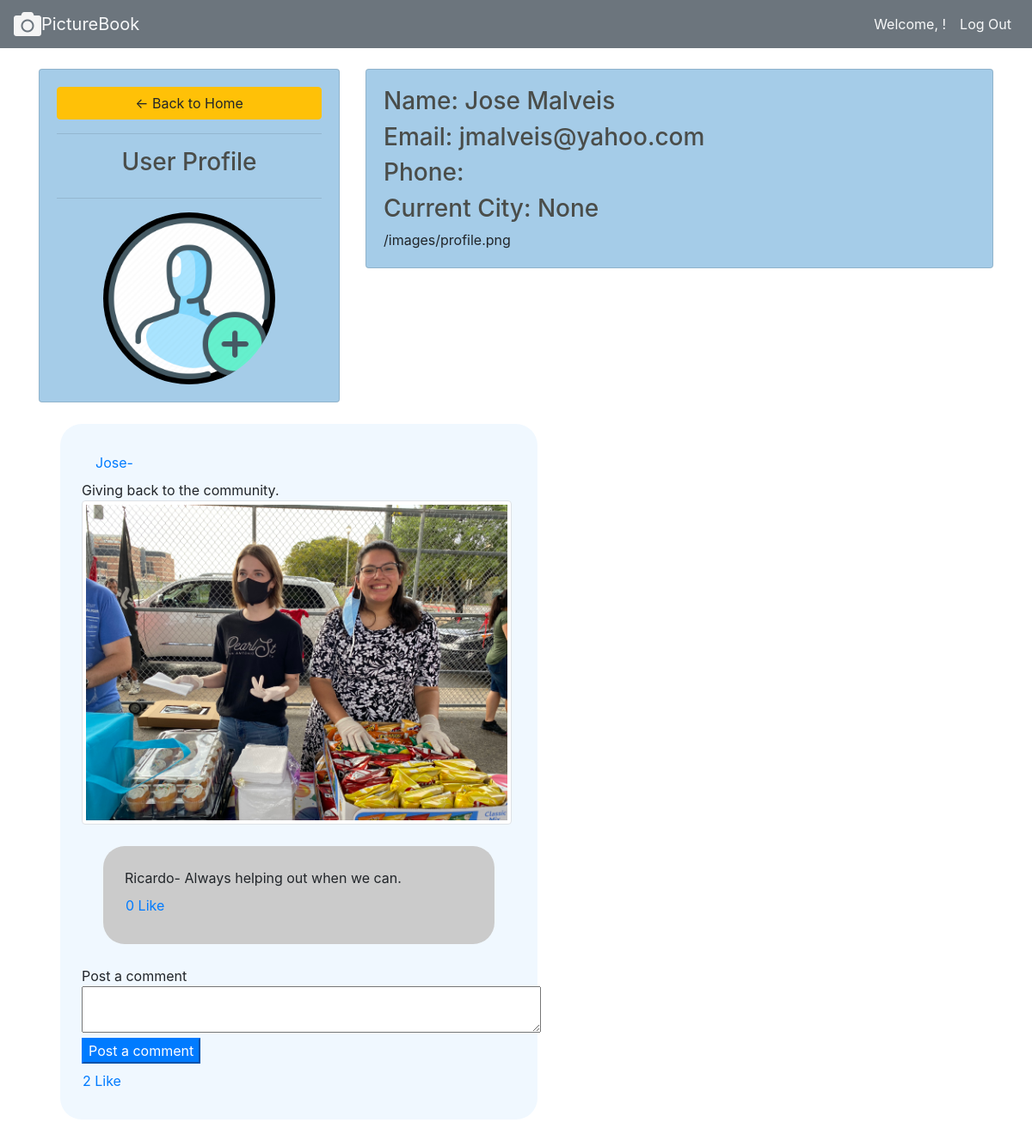
The page /profile/2 on the database its author committed.
### pictureapp/models.py (models this page shows)
class User(models.Model):
    first_name = models.CharField(max_length=255)
    last_name = models.CharField(max_length=255)
    email = models.CharField(max_length=255)
    phone = models.CharField(default="(555)555-5555", max_length=255)
    city = models.CharField(null=True, max_length=255)
    password = models.CharField(max_length=255)
    profile_pic = models.ImageField(default="profile.png", null=True, blank=True)
    created_at = models.DateTimeField(auto_now_add=True)
    updated_at = models.DateTimeField(auto_now=True)
    objects = UserManager()

class Post(models.Model):
    picture = models.ImageField(null=True, blank=True)
    desc = models.TextField(null=True)
    poster = models.ForeignKey(User, related_name='user_posts', on_delete=models.CASCADE)
    likes = models.ManyToManyField(User, related_name='liked_posts')

class Comment(models.Model):
    comment = models.CharField(max_length=255)
    poster = models.ForeignKey(User, related_name='comments', on_delete=models.CASCADE)
    post = models.ForeignKey(Post, related_name='post_comments', on_delete=models.CASCADE)
    likes = models.ManyToManyField(User, related_name='liked_comments')

### pictureapp/views.py (the view)
# urls.py: path('profile/<int:id>', views.profile),
def profile(request,id):
    user=User.objects.get(id=id)
    posts=Post.objects.filter(poster=user)
    context = {
        "user":user,
        "posts":posts,
        "comments":Comment.objects.all()
    }
    return render(request,'profile.html',context)

### pictureapp/templates/profile.html (shortened to what this page needs)
<!DOCTYPE html>
<html lang="en">
    <head>
        <link rel="stylesheet" href="https://maxcdn.bootstrapcdn.com/bootstrap/4.0.0/css/bootstrap.min.css">
        <link rel="stylesheet" href="https://use.fontawesome.com/releases/v5.7.0/css/all.css">
        {% load static %}
        <link rel="stylesheet" href="{% static '/css/styles.css' %}">
    </head>
    <body>
        <nav id="card1" class="navbar navbar-expand-lg navbar-light bg-secondary">
            <div class="collapse navbar-collapse" id="navbarTogglerDemo01">
                <i class='fa fa-camera fa-2x'></i>
                <a id="Title" class="navbar-brand text-light" href="/wall">PictureBook</a>
                <ul class="navbar-nav ml-auto mt-2 mt-lg-0 ml-auto">
                    <li class="nav-item active">
                        <a class="nav-link text-light" href="/profile/{{request.session.user_id}}">Welcome, {{request.session.user_name}}!</a>
                    </li>
                    <li class="nav-item active">
                        <a class="nav-link text-light" href="/logout">Log Out</a>
                    </li>
                </ul>
            </div>
        </nav>
        <div class="container">
                <br>
                <div class="row">
                    <div class="col-md-4">
                        <div class="card card-body">
                            <a class="btn btn-warning" href="/wall"> &#8592; Back to Home</a>
                            <hr>
                            <h3 style="text-align: center">User Profile</h3>
                            <hr>
                            <img class="profile-pic" alt="missing image" src="/images/{{user.profile_pic}}" >
                        </div>
                    </div>
                    <div class="col-md-8">
                        <div class="card card-body" style="text-align: left;">
                            <h3>Name: {{user.first_name}} {{user.last_name}}</h3>
                            <h3>Email: {{user.email}}</h3>
                            <h3>Phone: {{user.phone}}</h3>
                            <h3>Current City: {{user.city}}</h3>
                            {{user.profile_pic.url}}
                        </div>
                    </div>
                </div>
                <div>
                    {% for post in posts reversed %}
                    <div class="post col-md-6">
                        <a class="nav-link" href="/profile/{{post.poster.id}}">{{post.poster.first_name}}-</a>
                        {{post.desc}}
                        <br>
                        <img class="img-thumbnail" alt="missing image" src="/images/{{post.picture}}" >
                            {% for comment in post.post_comments.all %}
                        <div class="comment">
                            {{comment.poster.first_name}}-
                            {{comment.comment}}
                            <div class="row">
                                <a class="nav-link" href="/like_com/{{comment.id}}">{{comment.likes.count}} Like</a>
                            </div>
                        </div>
                            {% endfor %}
                        <div>
                            Post a comment
                            <form action="/create_comment/{{post.id}}" method="post">
                                <textarea name="comment" cols="50" rows="2"></textarea>
                                <br>
                                <button class="btn-primary">Post a comment</button>
                            </form>
                            <div class="row">
                            <a class="nav-link" href="/like/{{post.id}}">{{post.likes.count}} Like</a>
                            </div>
                        </div>
                    </div>
                    {% endfor %}
                </div>
        </div>
    </body>
</html>

### pictureapp/static/css/styles.css (style rules this page uses)
.post { background-color: aliceblue; padding: 25px; margin: 25px; border-radius: 25px; }
.card { background-color: aliceblue; }
.comment { background-color: #cbcbcb; padding: 25px; margin: 25px; min-height: 50px; border-radius: 25px; }
.img-thumbnail { max-width: 500px; max-height: 500px; }
i { color: rgb(245, 245, 245); }

### pictureapp/templates/profile.html (style rules this page uses)
.collapse { color: rgb(255, 255, 255); }
.profile-pic { max-width: 200px; max-height:200px; margin: 0 auto; border-radius: 50%; }
.card { background-color: #A5CCE8; }
h3 { color: #4a4d4a; }

### rows shown on the page
User: profile_pic (placeholder picture), first_name "Jose", last_name "Malveis", email "jmalveis@yahoo.com", city "None", profile_pic "/images/profile.png"
Post: poster.first_name "Jose", desc "Giving back to the community.", picture (picture), likes.count "2"
Comment: poster.first_name "Ricardo", comment "Always helping out when we can.", likes.count "0"
